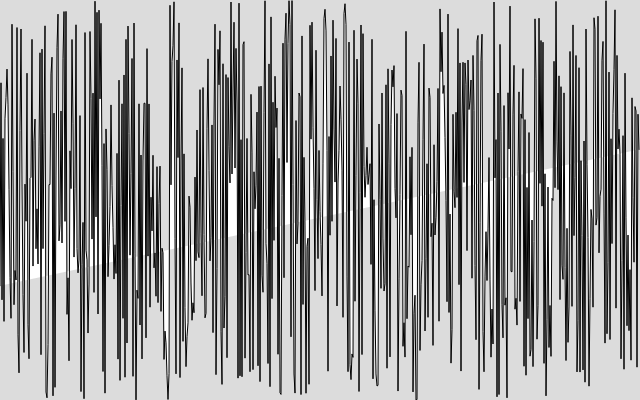
Frame 1 (no input)
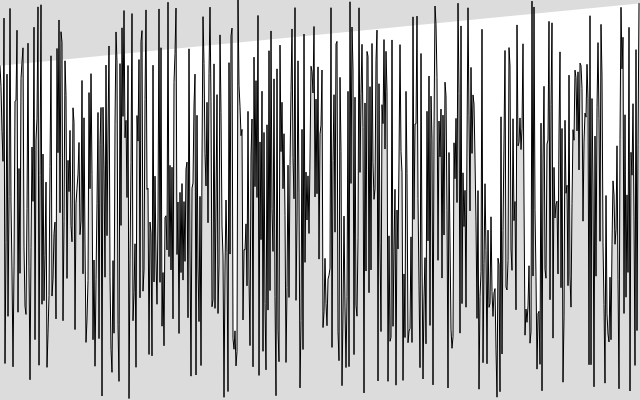
Frame 60 (no input)
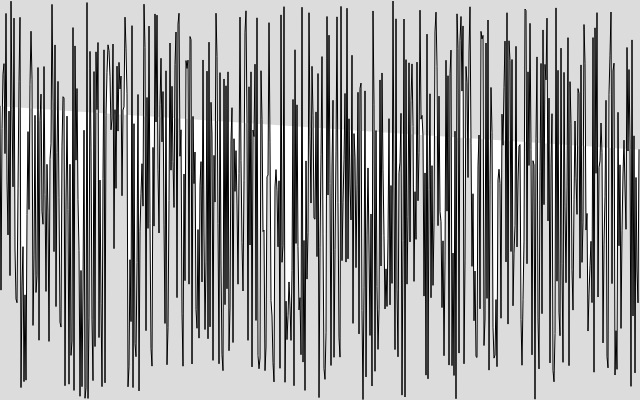
Frame 120 (the mouse pressed at the canvas centre since frame 60)

The p5.js sketch that drew these frames (run headless with seeded random() and noise() and a simulated clock; from frame 60 on, the mouse is pressed at the canvas centre):

// p5.js sketch
// ── sketch.js
/* 
  Author Michael Houmann
  Created April 6 2025

  A graph that shows how the random function "works"
*/

function setup() {
  createCanvas(640, 400);
  

}

function draw() {
  background(220);

  // A for loop that goes through random numbers mapped to the width of the canvas and draw a point for every number
/*   for (let i = 0; i < width; i++ ) {
      stroke(0);
      point(i, random(height));
  }
 */

  // If we instead want to connect all the different random points in the canvas, we can use tge vertex) function

  // We need to tell the program to start the graph
  beginShape();
  // and then we need the for loop to generate the coordinates
  for (let i = 0; i < width; i++) {
    stroke(0);
    vertex(i, random(height));
  }
  // And we have to "stop" the graph again
  endShape();

  // Stop animation
  // noLoop();
  
}
